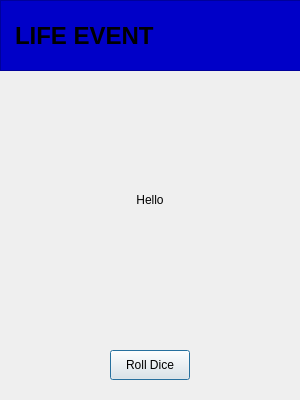
<?xml version="1.0" encoding="UTF-8"?>
<ui version="4.0">
 <class>LifeEventDialog</class>
 <widget class="QDialog" name="LifeEventDialog">
  <property name="geometry">
   <rect>
    <x>0</x>
    <y>0</y>
    <width>300</width>
    <height>400</height>
   </rect>
  </property>
  <property name="windowTitle">
   <string>Dialog</string>
  </property>
  <widget class="QLabel" name="label">
   <property name="geometry">
    <rect>
     <x>15</x>
     <y>10</y>
     <width>181</width>
     <height>51</height>
    </rect>
   </property>
   <property name="font">
    <font>
     <pointsize>18</pointsize>
     <italic>false</italic>
     <bold>true</bold>
    </font>
   </property>
   <property name="text">
    <string>LIFE EVENT</string>
   </property>
  </widget>
  <widget class="QGraphicsView" name="graphicsView">
   <property name="geometry">
    <rect>
     <x>0</x>
     <y>0</y>
     <width>301</width>
     <height>71</height>
    </rect>
   </property>
   <property name="styleSheet">
    <string notr="true">background-color: rgb(0, 0, 200);</string>
   </property>
  </widget>
  <widget class="QPushButton" name="rollDiceButton">
   <property name="geometry">
    <rect>
     <x>110</x>
     <y>350</y>
     <width>80</width>
     <height>30</height>
    </rect>
   </property>
   <property name="text">
    <string>Roll Dice</string>
   </property>
  </widget>
  <widget class="QLabel" name="eventDetails">
   <property name="geometry">
    <rect>
     <x>0</x>
     <y>80</y>
     <width>300</width>
     <height>240</height>
    </rect>
   </property>
   <property name="layoutDirection">
    <enum>Qt::LayoutDirection::LeftToRight</enum>
   </property>
   <property name="styleSheet">
    <string notr="true">text-align:center; word-wrap:break-word;</string>
   </property>
   <property name="text">
    <string>Hello</string>
   </property>
   <property name="alignment">
    <set>Qt::AlignmentFlag::AlignCenter</set>
   </property>
  </widget>
  <zorder>graphicsView</zorder>
  <zorder>rollDiceButton</zorder>
  <zorder>label</zorder>
  <zorder>eventDetails</zorder>
 </widget>
 <resources/>
 <connections/>
</ui>
